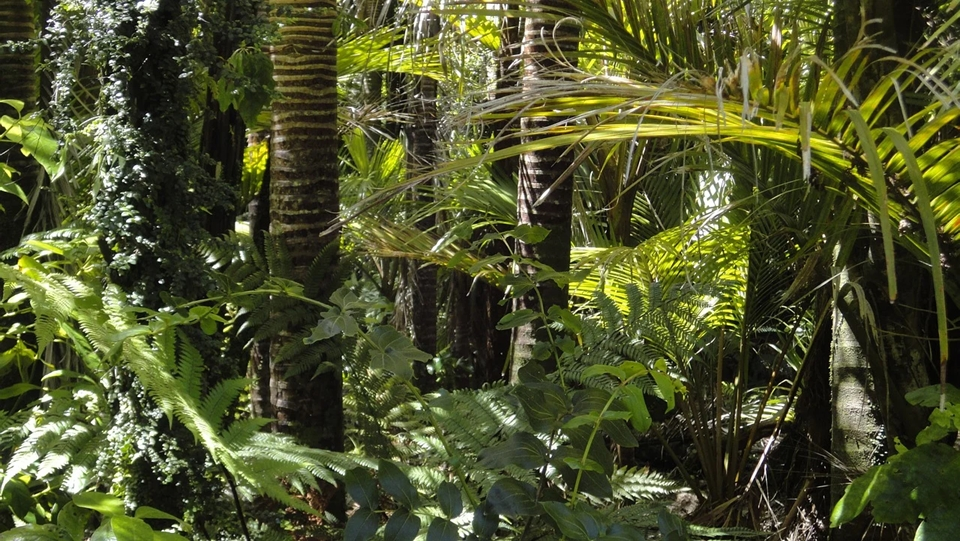
#> input picture jungle1.png, 960 x 541 px, found by its file name
$ python test2_cv_equalize.py
#> lines starting #> are read from the running program, lines starting #| are printed output that depends on the picture
import cv2
import numpy as np
from matplotlib import pyplot as plt

def histogram_equlization():

    img = cv2.imread('jungle1.png',0)
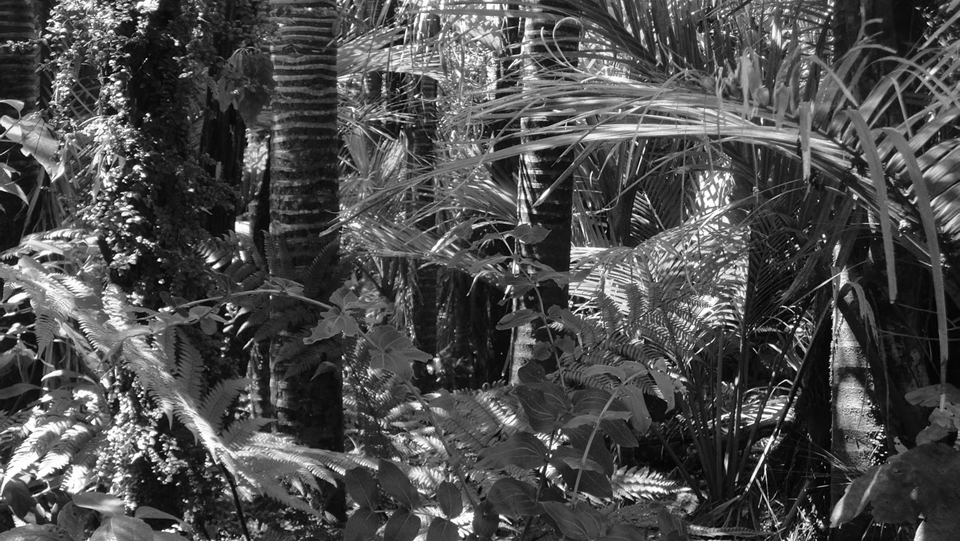
#> img: shape (541, 960); min 0, max 255, mean 76.6
    eqhist = cv2.equalizeHist(img)
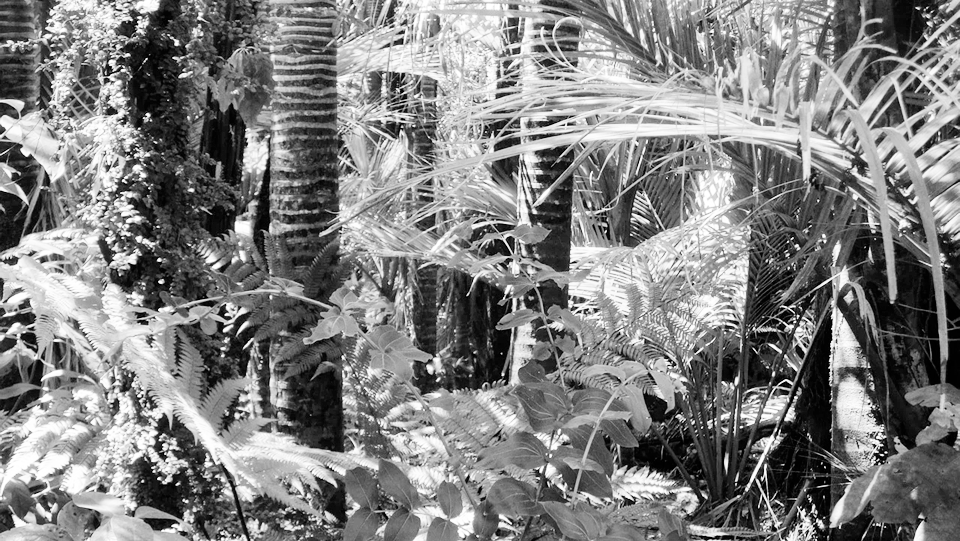
#> eqhist: shape (541, 960); min 0, max 255, mean 128.3

    hist1 = cv2.calcHist([img],[0],None, [256],[0,256])
#> hist1 = 256 values, max 6349 at index 23, min 32 at index 0, mean 2028.8
    hist2 = cv2.calcHist([eqhist],[0],None, [256],[0,256])
#> hist2 = 256 values, max 6349 at index 36, min 0 at index 5, mean 2028.8

    fig = plt.figure()
    fig.canvas.set_window_title('JetsonNano_Histogram_Equalization')

    plt.subplot(221), plt.imshow(img, 'gray')
    plt.title('Original'), plt.xticks([]), plt.yticks([])

    plt.subplot(222), plt.imshow(eqhist, 'gray')
    plt.title('Histogram Equlization'), plt.xticks([]), plt.yticks([])

    plt.subplot(223), plt.plot(hist1), plt.xlim([0,256])
    plt.subplot(224), plt.plot(hist2), plt.xlim([0, 256])

    plt.show()
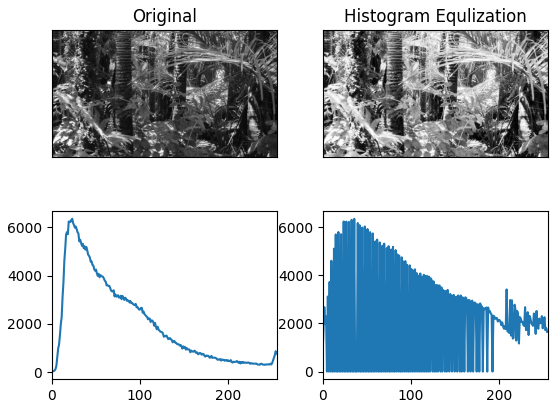
#> figure drawn by matplotlib, 4 panels; panel 3: curve peaks at x = 23, y = 6349; panel 4: curve peaks at x = 36, y = 6349


histogram_equlization()

$ run again, with monkey1.png copied over jungle1.png
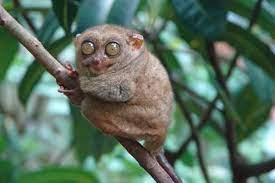
#> input picture monkey1.png, 275 x 183 px, found by its file name
#> in histogram_equlization, `eqhist = cv2.equalizeHist(img)`:
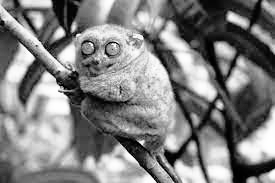
#> eqhist: shape (183, 275); min 0, max 255, mean 128.3
#> hist1 = 256 values, max 528 at index 64, min 0 at index 0, mean 196.6
#> hist2 = 256 values, max 528 at index 70, min 0 at index 11, mean 196.6
#> in histogram_equlization, `plt.show()`:
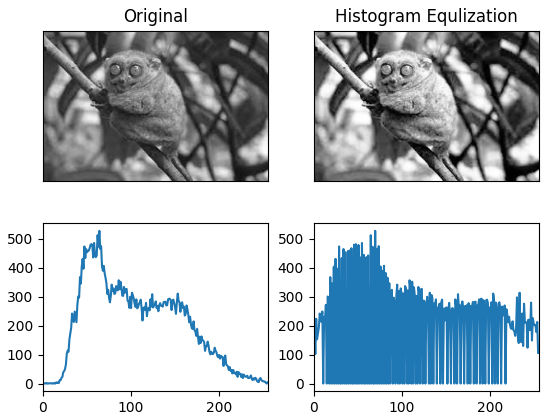
#> figure drawn by matplotlib, 4 panels; panel 3: curve peaks at x = 64, y = 528; panel 4: curve peaks at x = 70, y = 528

$ run again, with rgb_header.png copied over jungle1.png
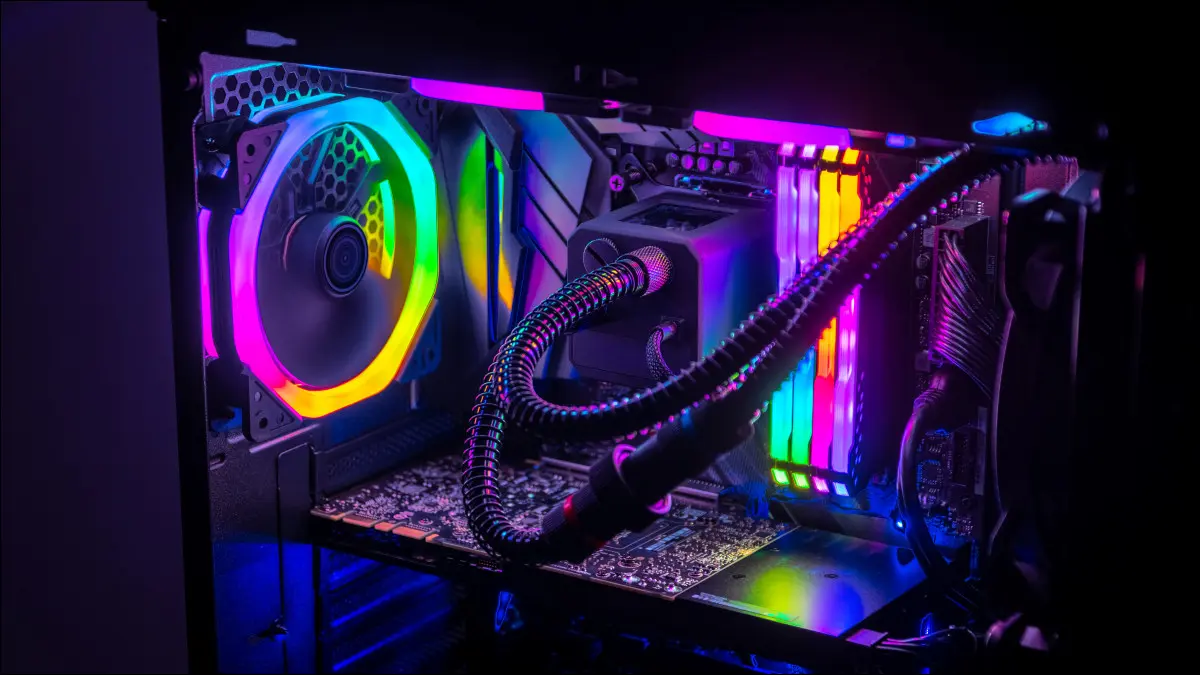
#> input picture rgb_header.png, 1200 x 675 px, found by its file name
#> in histogram_equlization, `eqhist = cv2.equalizeHist(img)`:
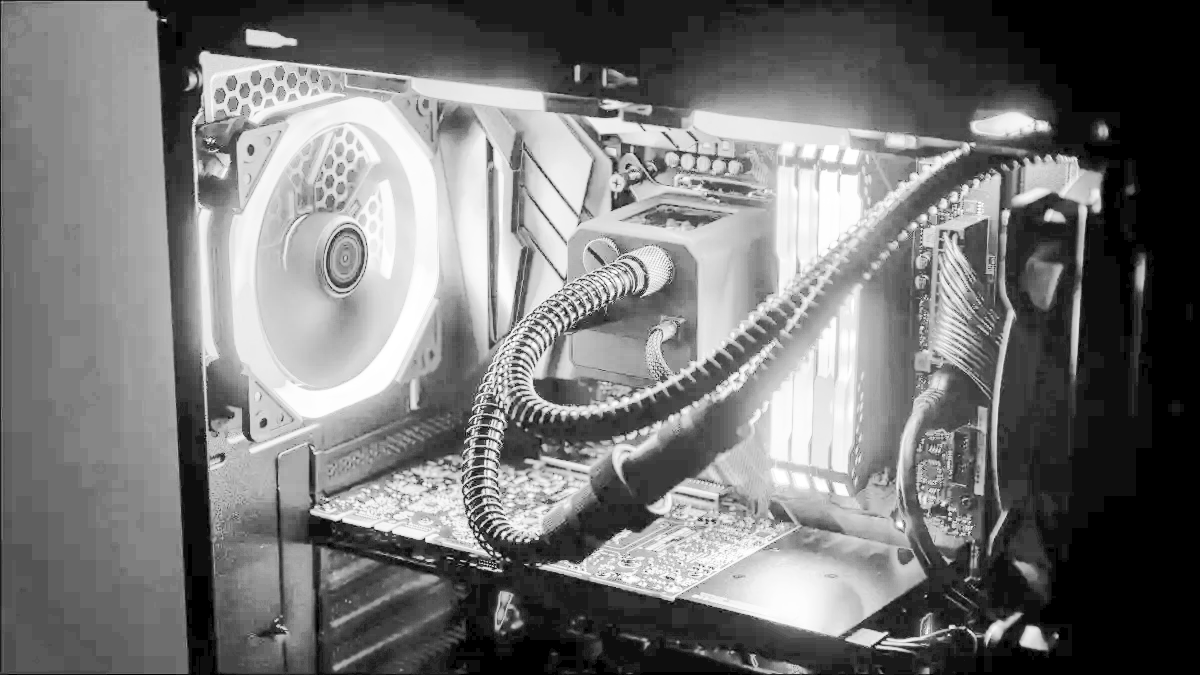
#> eqhist: shape (675, 1200); min 0, max 255, mean 118.1
#> hist1 = 256 values, max 74372 at index 0, min 0 at index 251, mean 3164.1
#> hist2 = 256 values, max 74372 at index 0, min 0 at index 1, mean 3164.1
#> in histogram_equlization, `plt.show()`:
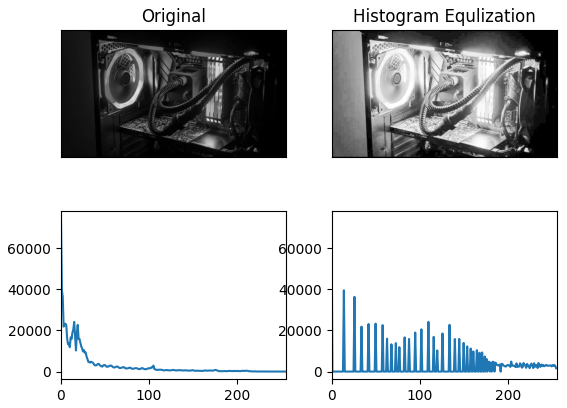
#> figure drawn by matplotlib, 4 panels; panel 3: curve peaks at x = 0, y = 74372; panel 4: curve peaks at x = 0, y = 74372
